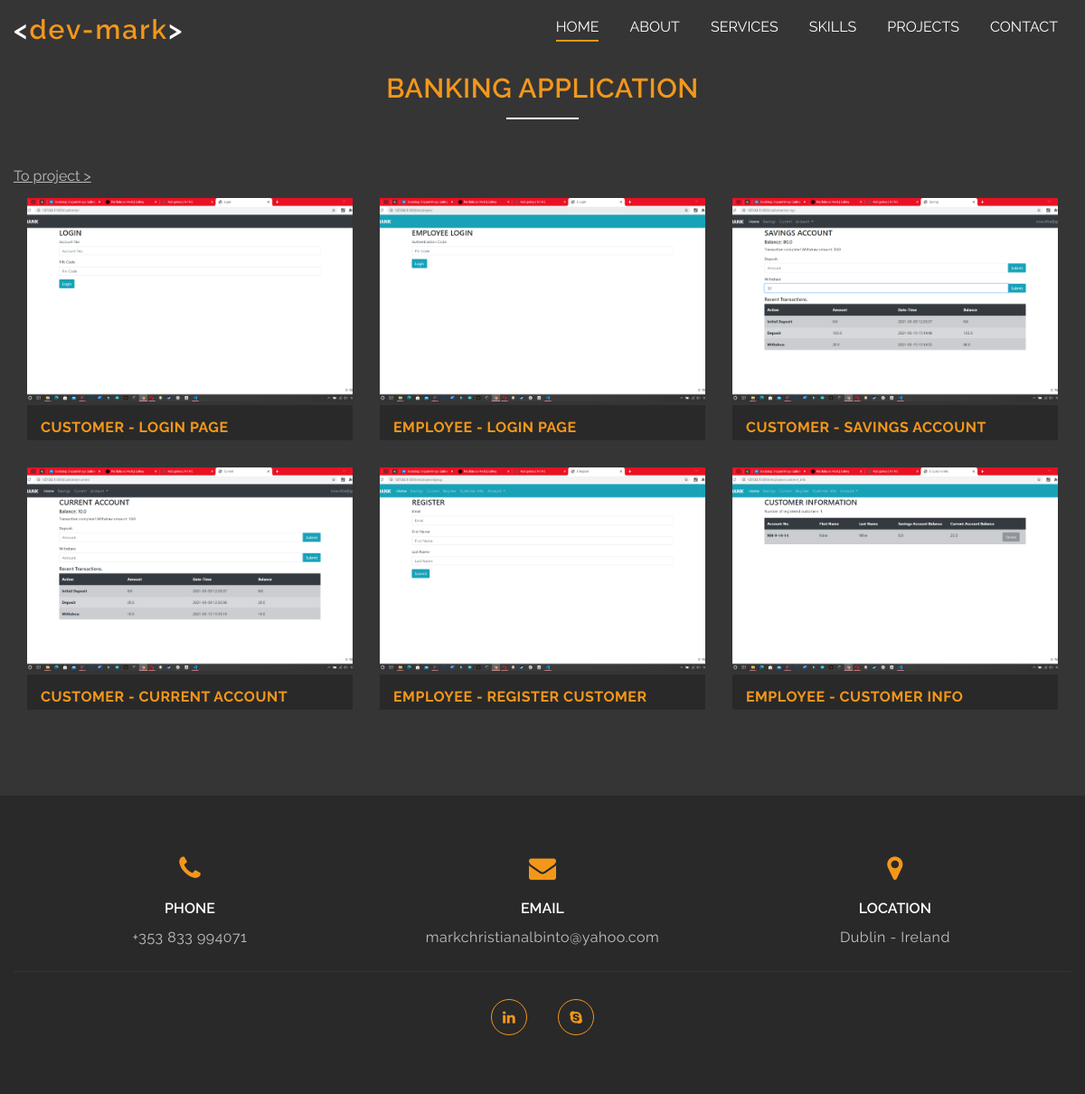
/gallery/1/, run on the app's committed database.
### ui/models.py (models this page shows, shortened)
class Gallery(models.Model):
    project = models.ForeignKey(Project, on_delete=models.CASCADE)
    txt1 = models.CharField(max_length=100, blank=True, default='NULL')
    img1 = models.ImageField(default='default.jpg', upload_to='gallery_images')
    txt2 = models.CharField(max_length=100, blank=True, default='NULL')
    img2 = models.ImageField(default='default.jpg', upload_to='gallery_images')
    txt3 = models.CharField(max_length=100, blank=True, default='NULL')
    img3 = models.ImageField(default='default.jpg', upload_to='gallery_images')
    txt4 = models.CharField(max_length=100, blank=True, default='NULL')
    img4 = models.ImageField(default='default.jpg', upload_to='gallery_images')
    txt5 = models.CharField(max_length=100, blank=True, default='NULL')
    img5 = models.ImageField(default='default.jpg', upload_to='gallery_images')
    txt6 = models.CharField(max_length=100, blank=True, default='NULL')
    img6 = models.ImageField(default='default.jpg', upload_to='gallery_images')

class Project(models.Model):
    title = models.CharField(max_length=100)
    description = models.TextField()
    link = models.CharField(max_length=100, default='#', blank=True)
    image = models.ImageField(default='default.jpg', upload_to='project_images')
    technology = models.CharField(max_length=100)

### ui/views.py (the view)
# urls.py: path('gallery/<int:project_id>/', views.gallery, name='gallery')
def gallery(request, project_id):
    my_project = Project.objects.get(id=project_id)
    my_gallery = my_project.gallery_set.last()
    context = {
        'gallery': my_gallery
    }
    return render(request, 'ui/gallery.html', context)

### ui/templates/ui/gallery.html (shortened to what this page needs)
{% extends 'ui/base.html' %} {% load static %}  {% block content%}
<section class="blog gallery" id="main-blog">
    <div class="container">
        <h2 class="title">{{ gallery.project.title }}</h2>
        <a class="to_project" target="_blank" href="https://{{ gallery.project.link }}">To project ></a>
        <div class="blog-content">
            <div class="card">
                <div class="box gal-title">
                    <img class="project_image" height="225" src="{{ gallery.img1.url }}" alt="blog"/>
                    <h4 class=" gal-title">{{ gallery.txt1 }}</h4>
                </div>
            </div>
            <div class="card">
                <div class="box">
                    <img class="project_image gal-title" height="225" src="{{ gallery.img2.url }}" alt="blog"/>
                    <h4 class=" gal-title">{{ gallery.txt2 }}</h4>
                </div>
            </div>
            <div class="card">
                <div class="box gal-title">
                    <img class="project_image" height="225" src="{{ gallery.img3.url }}" alt="blog"/>
                    <h4 class=" gal-title">{{ gallery.txt3 }}</h4>
                </div>
            </div>
            <div class="card">
                <div class="box gal-title">
                    <img class="project_image" height="225" src="{{ gallery.img4.url }}" alt="blog"/>
                    <h4 class=" gal-title">{{ gallery.txt4 }}</h4>
                </div>
            </div>
            <div class="card">
                <div class="box gal-title">
                    <img class="project_image" height="225" src="{{ gallery.img5.url }}" alt="blog"/>
                    <h4 class=" gal-title">{{ gallery.txt5 }}</h4>
                </div>
            </div>
            <div class="card">
                <div class="box">
                    <img class="project_image" height="225" src="{{ gallery.img6.url }}" alt="blog"/>
                    <h4 class=" gal-title">{{ gallery.txt6 }}</h4>
                </div>
            </div>
        </div>
    </div>
</section>
{% endblock %}

### ui/static/ui/css/style.css (style rules this page uses)
html { scroll-behavior: smooth; }
body { font-family: "Raleway", sans-serif; margin: 0; }
* { box-sizing: border-box; text-decoration: none; outline: none; }
.container { max-width: 1170px; margin: auto; }
h2.title { font-size: 30px; font-weight: 600; margin: 0; padding-bottom: 70px; text-align: center; text-transform: uppercase; color: #f3971b; position: relative; letter-spacing: 0.5px; }
h2.title::before { content: ""; position: absolute; width: 80px; height: 2px; left: 50%; margin-left: -40px; top: 50px; background-color: #ffffff; }
.blog { float: left; width: 100%; padding: 80px 0px; background-color: #292929; }
.blog .blog-content { float: left; width: 100%; }
.blog .blog-content .card { float: left; width: 33.33%; padding: 15px; }
.blog .blog-content .card .box { background-color: #353535; position: relative; }
.blog .blog-content .card .box::before { content: ""; position: absolute; left: 0; bottom: 0px; height: 3px; width: 0; background-color: #f3971b; z-index: 1; transition: width 0.5s ease; }
.blog .blog-content .card .box img { object-fit: cover; width: 100%; }
.blog .blog-content .card .box h4 { margin: 0; padding: 15px 15px 5px; color: #f3971b; font-size: 16px; font-weight: 700; text-transform: uppercase; letter-spacing: 0.5px; }
.gallery { background-color: #353535; }
.gal-title { background-color: #292929; }
.to_project { color: #bdbdbd; text-decoration: underline; }

### data on the page
Gallery: project "BANKING APPLICATION", img1 (picture), txt1 "CUSTOMER - LOGIN PAGE", img2 (picture), txt2 "EMPLOYEE - LOGIN PAGE", img3 (picture), txt3 "CUSTOMER - SAVINGS ACCOUNT", img4 (picture), txt4 "CUSTOMER - CURRENT ACCOUNT", img5 (picture), txt5 "EMPLOYEE - REGISTER CUSTOMER", img6 (picture), txt6 "EMPLOYEE - CUSTOMER INFO"
